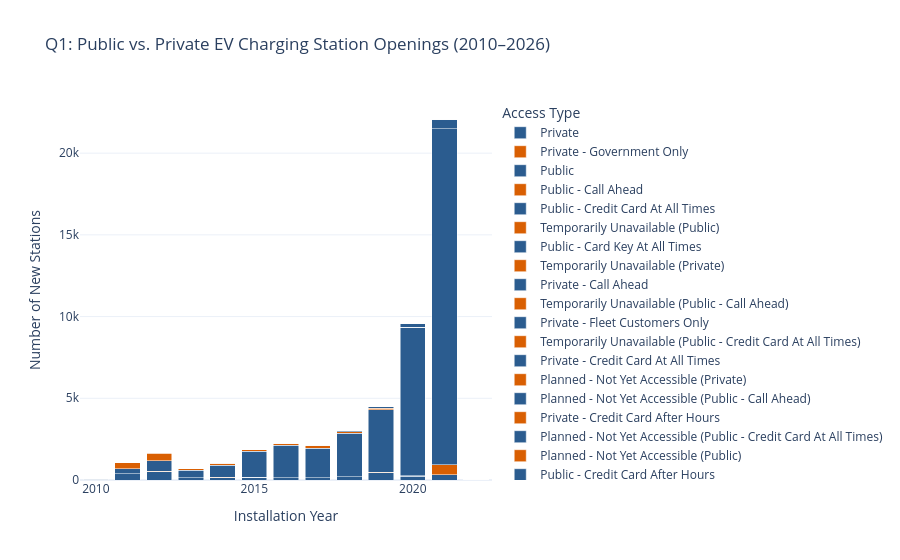

This figure's notebook cell:
### Code cell
# Question 1: How have station openings grown over time by Access Type?
yearly_access = df[(df['Year'] >= 2010) & (df['Year'] <= 2026)].groupby(['Year', 'Access Code'])['ID'].count().reset_index()

fig1 = px.bar(
    yearly_access, 
    x='Year', 
    y='ID', 
    color='Access Code',
    title="Q1: Public vs. Private EV Charging Station Openings (2010–2026)",
    labels={'ID': 'Number of New Stations', 'Year': 'Installation Year'},
    color_discrete_sequence=['#2b5c8f', '#d95f02'],
    template='plotly_white'
)
fig1.update_layout(barmode='stack', legend_title="Access Type")
fig1.show()

### Figure 1 — Plotly figure (JSON) as saved in the notebook; plotly's stock layout.template omitted (floating-point values rounded to 4 significant figures)
{"data": [{"hovertemplate": "Access Code=Private<br>Installation Year=%{x}<br>Number of New Stations=%{y}<extra></extra>", "legendgroup": "Private", "marker": {"color": "#2b5c8f", "pattern": {"shape": ""}}, "name": "Private", "orientation": "v", "showlegend": true, "textposition": "auto", "type": "bar", "x": [2010.0, 2011.0, 2012.0, 2013.0, 2014.0, 2015.0, 2016.0, 2017.0, 2018.0, 2019.0, 2020.0, 2021.0], "xaxis": "x", "y": [13, 388, 517, 142, 152, 169, 137, 133, 201, 441, 237, 307], "yaxis": "y"}, {"hovertemplate": "Access Code=Private - Government Only<br>Installation Year=%{x}<br>Number of New Stations=%{y}<extra></extra>", "legendgroup": "Private - Government Only", "marker": {"color": "#d95f02", "pattern": {"shape": ""}}, "name": "Private - Government Only", "orientation": "v", "showlegend": true, "textposition": "auto", "type": "bar", "x": [2010.0, 2011.0, 2012.0, 2013.0, 2014.0, 2015.0, 2016.0, 2017.0, 2018.0, 2019.0, 2020.0, 2021.0], "xaxis": "x", "y": [1, 5, 7, 6, 2, 6, 15, 4, 6, 20, 13, 620], "yaxis": "y"}, {"hovertemplate": "Access Code=Public<br>Installation Year=%{x}<br>Number of New Stations=%{y}<extra></extra>", "legendgroup": "Public", "marker": {"color": "#2b5c8f", "pattern": {"shape": ""}}, "name": "Public", "orientation": "v", "showlegend": true, "textposition": "auto", "type": "bar", "x": [2010.0, 2011.0, 2012.0, 2013.0, 2014.0, 2015.0, 2016.0, 2017.0, 2018.0, 2019.0, 2020.0, 2021.0, 2022.0], "xaxis": "x", "y": [47, 287, 640, 442, 752, 1580, 1970, 1821, 2646, 3851, 9084, 20563, 13], "yaxis": "y"}, {"hovertemplate": "Access Code=Public - Call Ahead<br>Installation Year=%{x}<br>Number of New Stations=%{y}<extra></extra>", "legendgroup": "Public - Call Ahead", "marker": {"color": "#d95f02", "pattern": {"shape": ""}}, "name": "Public - Call Ahead", "orientation": "v", "showlegend": true, "textposition": "auto", "type": "bar", "x": [2010.0, 2011.0, 2012.0, 2013.0, 2014.0, 2015.0, 2016.0, 2017.0, 2018.0, 2019.0, 2020.0], "xaxis": "x", "y": [9, 370, 485, 103, 90, 95, 106, 151, 111, 80, 6], "yaxis": "y"}, {"hovertemplate": "Access Code=Public - Credit Card At All Times<br>Installation Year=%{x}<br>Number of New Stations=%{y}<extra></extra>", "legendgroup": "Public - Credit Card At All Times", "marker": {"color": "#2b5c8f", "pattern": {"shape": ""}}, "name": "Public - Credit Card At All Times", "orientation": "v", "showlegend": true, "textposition": "auto", "type": "bar", "x": [2010.0, 2011.0, 2012.0, 2013.0, 2014.0, 2015.0, 2016.0, 2017.0, 2018.0, 2019.0, 2020.0, 2021.0], "xaxis": "x", "y": [1, 3, 6, 3, 7, 4, 3, 11, 40, 87, 258, 571], "yaxis": "y"}, {"hovertemplate": "Access Code=Temporarily Unavailable (Public)<br>Installation Year=%{x}<br>Number of New Stations=%{y}<extra></extra>", "legendgroup": "Temporarily Unavailable (Public)", "marker": {"color": "#d95f02", "pattern": {"shape": ""}}, "name": "Temporarily Unavailable (Public)", "orientation": "v", "showlegend": true, "textposition": "auto", "type": "bar", "x": [2010.0, 2011.0, 2012.0, 2013.0, 2014.0, 2015.0, 2016.0, 2017.0, 2018.0, 2019.0, 2020.0, 2021.0, 2022.0], "xaxis": "x", "y": [1, 3, 5, 1, 7, 2, 5, 1, 4, 1, 1, 3, 1], "yaxis": "y"}, {"hovertemplate": "Access Code=Public - Card Key At All Times<br>Installation Year=%{x}<br>Number of New Stations=%{y}<extra></extra>", "legendgroup": "Public - Card Key At All Times", "marker": {"color": "#2b5c8f", "pattern": {"shape": ""}}, "name": "Public - Card Key At All Times", "orientation": "v", "showlegend": true, "textposition": "auto", "type": "bar", "x": [2011.0, 2012.0, 2013.0, 2014.0, 2018.0, 2021.0], "xaxis": "x", "y": [2, 3, 1, 2, 2, 2], "yaxis": "y"}, {"hovertemplate": "Access Code=Temporarily Unavailable (Private)<br>Installation Year=%{x}<br>Number of New Stations=%{y}<extra></extra>", "legendgroup": "Temporarily Unavailable (Private)", "marker": {"color": "#d95f02", "pattern": {"shape": ""}}, "name": "Temporarily Unavailable (Private)", "orientation": "v", "showlegend": true, "textposition": "auto", "type": "bar", "x": [2012.0, 2013.0, 2015.0, 2019.0, 2020.0], "xaxis": "x", "y": [1, 1, 1, 2, 2], "yaxis": "y"}, {"hovertemplate": "Access Code=Private - Call Ahead<br>Installation Year=%{x}<br>Number of New Stations=%{y}<extra></extra>", "legendgroup": "Private - Call Ahead", "marker": {"color": "#2b5c8f", "pattern": {"shape": ""}}, "name": "Private - Call Ahead", "orientation": "v", "showlegend": true, "textposition": "auto", "type": "bar", "x": [2013.0, 2015.0, 2017.0, 2018.0], "xaxis": "x", "y": [1, 1, 1, 1], "yaxis": "y"}, {"hovertemplate": "Access Code=Temporarily Unavailable (Public - Call Ahead)<br>Installation Year=%{x}<br>Number of New Stations=%{y}<extra></extra>", "legendgroup": "Temporarily Unavailable (Public - Call Ahead)", "marker": {"color": "#d95f02", "pattern": {"shape": ""}}, "name": "Temporarily Unavailable (Public - Call Ahead)", "orientation": "v", "showlegend": true, "textposition": "auto", "type": "bar", "x": [2013.0, 2015.0, 2016.0, 2020.0, 2022.0], "xaxis": "x", "y": [1, 1, 1, 1, 1], "yaxis": "y"}, {"hovertemplate": "Access Code=Private - Fleet Customers Only<br>Installation Year=%{x}<br>Number of New Stations=%{y}<extra></extra>", "legendgroup": "Private - Fleet Customers Only", "marker": {"color": "#2b5c8f", "pattern": {"shape": ""}}, "name": "Private - Fleet Customers Only", "orientation": "v", "showlegend": true, "textposition": "auto", "type": "bar", "x": [2016.0, 2018.0, 2019.0, 2021.0], "xaxis": "x", "y": [1, 3, 2, 1], "yaxis": "y"}, {"hovertemplate": "Access Code=Temporarily Unavailable (Public - Credit Card At All Times)<br>Installation Year=%{x}<br>Number of New Stations=%{y}<extra></extra>", "legendgroup": "Temporarily Unavailable (Public - Credit Card At All Times)", "marker": {"color": "#d95f02", "pattern": {"shape": ""}}, "name": "Temporarily Unavailable (Public - Credit Card At All Times)", "orientation": "v", "showlegend": true, "textposition": "auto", "type": "bar", "x": [2018.0], "xaxis": "x", "y": [1], "yaxis": "y"}, {"hovertemplate": "Access Code=Private - Credit Card At All Times<br>Installation Year=%{x}<br>Number of New Stations=%{y}<extra></extra>", "legendgroup": "Private - Credit Card At All Times", "marker": {"color": "#2b5c8f", "pattern": {"shape": ""}}, "name": "Private - Credit Card At All Times", "orientation": "v", "showlegend": true, "textposition": "auto", "type": "bar", "x": [2019.0, 2020.0], "xaxis": "x", "y": [2, 18], "yaxis": "y"}, {"hovertemplate": "Access Code=Planned - Not Yet Accessible (Private)<br>Installation Year=%{x}<br>Number of New Stations=%{y}<extra></extra>", "legendgroup": "Planned - Not Yet Accessible (Private)", "marker": {"color": "#d95f02", "pattern": {"shape": ""}}, "name": "Planned - Not Yet Accessible (Private)", "orientation": "v", "showlegend": true, "textposition": "auto", "type": "bar", "x": [2020.0], "xaxis": "x", "y": [1], "yaxis": "y"}, {"hovertemplate": "Access Code=Planned - Not Yet Accessible (Public - Call Ahead)<br>Installation Year=%{x}<br>Number of New Stations=%{y}<extra></extra>", "legendgroup": "Planned - Not Yet Accessible (Public - Call Ahead)", "marker": {"color": "#2b5c8f", "pattern": {"shape": ""}}, "name": "Planned - Not Yet Accessible (Public - Call Ahead)", "orientation": "v", "showlegend": true, "textposition": "auto", "type": "bar", "x": [2020.0], "xaxis": "x", "y": [1], "yaxis": "y"}, {"hovertemplate": "Access Code=Private - Credit Card After Hours<br>Installation Year=%{x}<br>Number of New Stations=%{y}<extra></extra>", "legendgroup": "Private - Credit Card After Hours", "marker": {"color": "#d95f02", "pattern": {"shape": ""}}, "name": "Private - Credit Card After Hours", "orientation": "v", "showlegend": true, "textposition": "auto", "type": "bar", "x": [2020.0], "xaxis": "x", "y": [1], "yaxis": "y"}, {"hovertemplate": "Access Code=Planned - Not Yet Accessible (Public - Credit Card At All Times)<br>Installation Year=%{x}<br>Number of New Stations=%{y}<extra></extra>", "legendgroup": "Planned - Not Yet Accessible (Public - Credit Card At All Times)", "marker": {"color": "#2b5c8f", "pattern": {"shape": ""}}, "name": "Planned - Not Yet Accessible (Public - Credit Card At All Times)", "orientation": "v", "showlegend": true, "textposition": "auto", "type": "bar", "x": [2021.0], "xaxis": "x", "y": [9], "yaxis": "y"}, {"hovertemplate": "Access Code=Planned - Not Yet Accessible (Public)<br>Installation Year=%{x}<br>Number of New Stations=%{y}<extra></extra>", "legendgroup": "Planned - Not Yet Accessible (Public)", "marker": {"color": "#d95f02", "pattern": {"shape": ""}}, "name": "Planned - Not Yet Accessible (Public)", "orientation": "v", "showlegend": true, "textposition": "auto", "type": "bar", "x": [2021.0, 2022.0], "xaxis": "x", "y": [12, 3], "yaxis": "y"}, {"hovertemplate": "Access Code=Public - Credit Card After Hours<br>Installation Year=%{x}<br>Number of New Stations=%{y}<extra></extra>", "legendgroup": "Public - Credit Card After Hours", "marker": {"color": "#2b5c8f", "pattern": {"shape": ""}}, "name": "Public - Credit Card After Hours", "orientation": "v", "showlegend": true, "textposition": "auto", "type": "bar", "x": [2021.0], "xaxis": "x", "y": [1], "yaxis": "y"}], "layout": {"barmode": "stack", "legend": {"title": {"text": "Access Type"}, "tracegroupgap": 0}, "title": {"text": "Q1: Public vs. Private EV Charging Station Openings (2010–2026)"}, "xaxis": {"anchor": "y", "domain": [0, 1], "title": {"text": "Installation Year"}}, "yaxis": {"anchor": "x", "domain": [0, 1], "title": {"text": "Number of New Stations"}}}}
